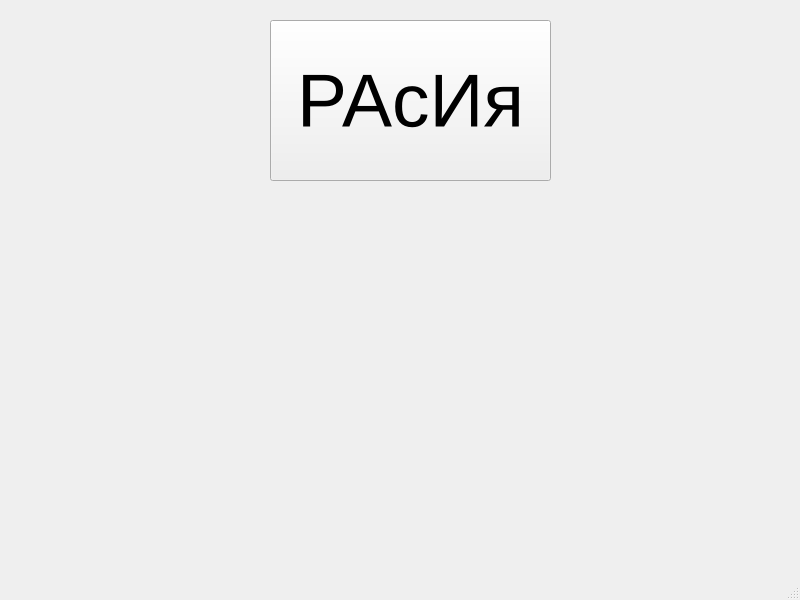
<?xml version="1.0" encoding="UTF-8"?>
<ui version="4.0">
 <class>MainWindow</class>
 <widget class="QMainWindow" name="MainWindow">
  <property name="geometry">
   <rect>
    <x>0</x>
    <y>0</y>
    <width>800</width>
    <height>600</height>
   </rect>
  </property>
  <property name="windowTitle">
   <string>MainWindow</string>
  </property>
  <widget class="QWidget" name="centralwidget">
   <widget class="QPushButton" name="pushButton">
    <property name="geometry">
     <rect>
      <x>270</x>
      <y>20</y>
      <width>281</width>
      <height>161</height>
     </rect>
    </property>
    <property name="font">
     <font>
      <pointsize>56</pointsize>
     </font>
    </property>
    <property name="text">
     <string>РАсИя</string>
    </property>
   </widget>
  </widget>
  <widget class="QMenuBar" name="menubar">
   <property name="geometry">
    <rect>
     <x>0</x>
     <y>0</y>
     <width>800</width>
     <height>26</height>
    </rect>
   </property>
  </widget>
  <widget class="QStatusBar" name="statusbar"/>
 </widget>
 <resources/>
 <connections/>
</ui>
